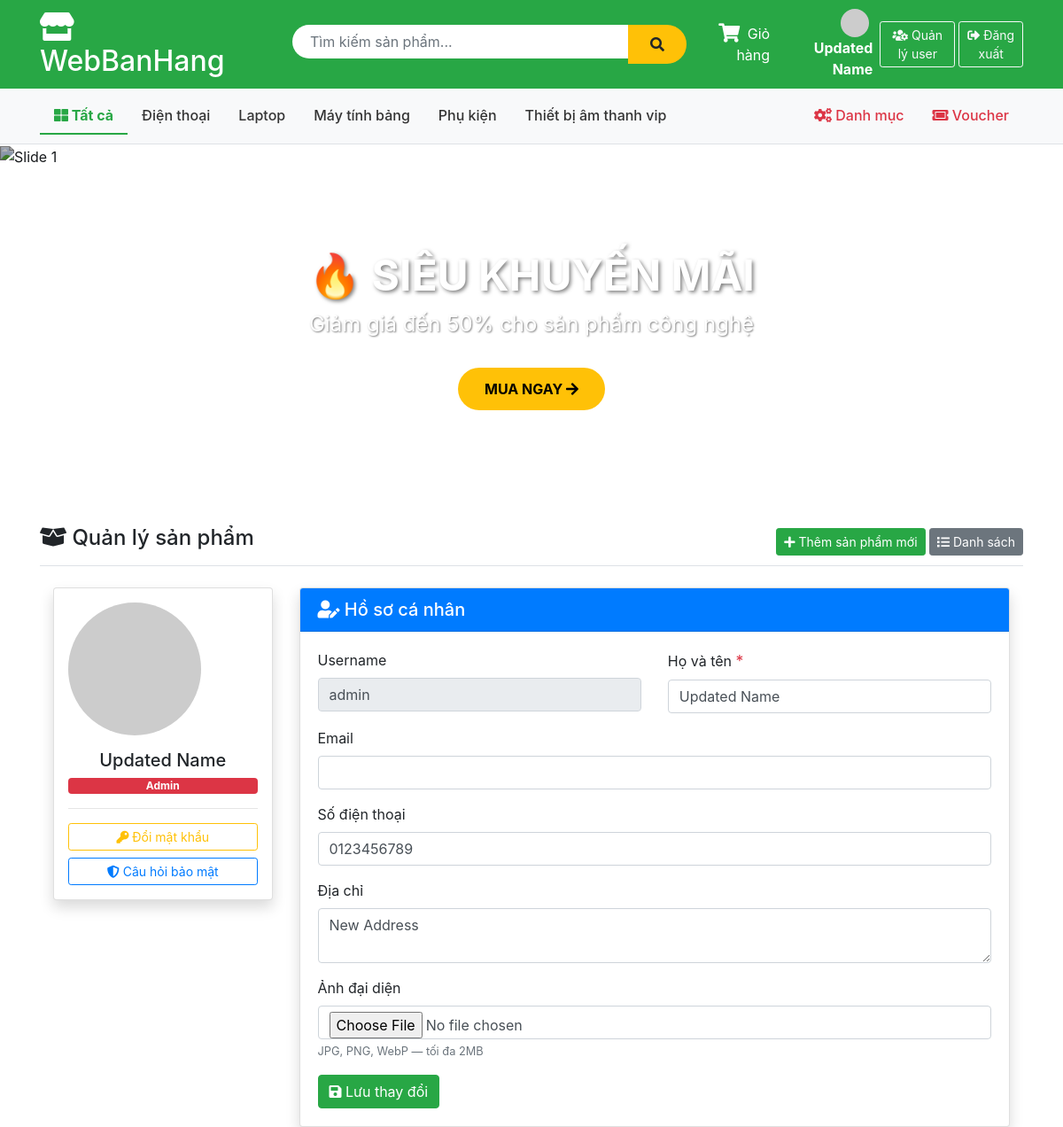
The page /Account/profile (signed in) on the database its author committed.
### tables this page shows
CREATE TABLE IF NOT EXISTS `category` (
  `id` int NOT NULL AUTO_INCREMENT,
  `name` varchar(100) NOT NULL,
  `description` text,
  PRIMARY KEY (`id`)
);

CREATE TABLE IF NOT EXISTS `account` (
  `id` int NOT NULL AUTO_INCREMENT,
  `username` varchar(255) NOT NULL,
  `fullname` varchar(255) NOT NULL,
  `email` varchar(255) DEFAULT NULL,
  `password` varchar(255) NOT NULL,
  `role` enum('admin','user') DEFAULT 'user',
  `avatar` varchar(255) DEFAULT NULL,
  `phone` varchar(20) DEFAULT NULL,
  `address` text,
  `is_locked` tinyint DEFAULT '0',
  `remember_token` varchar(255) DEFAULT NULL,
  `token_expire` datetime DEFAULT NULL,
  `reset_token` varchar(255) DEFAULT NULL,
  `reset_expire` datetime DEFAULT NULL,
  `security_question` varchar(255) DEFAULT NULL,
  `security_answer` varchar(255) DEFAULT NULL,
  PRIMARY KEY (`id`),
  UNIQUE KEY `username` (`username`),
  UNIQUE KEY `email` (`email`)
);

### app/controllers/AccountController.php (called while the page is built, shortened)
<?php
require_once('app/config/database.php');
require_once('app/models/AccountModel.php');
require_once('app/helpers/SessionHelper.php');
class AccountController {
    private $accountModel;
    public function __construct() {
        $this->db           = (new Database())->getConnection();
        $this->accountModel = new AccountModel($this->db);
    }
    public function profile() {
        $account = $this->accountModel->getAccountById($_SESSION['user_id']);
        include 'app/views/account/profile.php';
    }
}
?>

### index.php (called while the page is built, shortened)
<?php
require_once 'app/helpers/SessionHelper.php';
require_once 'app/config/database.php';
$url = $_GET['url'] ?? '';
$url = rtrim($url, '/');
$url = filter_var($url, FILTER_SANITIZE_URL);
$url = explode('/', $url);
$action = isset($url[1]) && $url[1] != '' ? $url[1] : 'index';
$controller = new $controllerName();
call_user_func_array([$controller, $action], array_slice($url, 2));
?>

### app/helpers/SessionHelper.php (called while the page is built, shortened)
<?php
class SessionHelper {
    public static function isLoggedIn() {
        return isset($_SESSION['username']);
    }
    public static function isAdmin() {
        return isset($_SESSION['username']) &&
               isset($_SESSION['role']) &&
               $_SESSION['role'] === 'admin';
    }
}
?>

### app/config/database.php (called while the page is built, shortened)
<?php
class Database {
    private $host = "localhost";
    private $db_name = "my_store";
    private $username = "root";
    private $password = "";
    public function getConnection() {
        $this->conn = null;
        try {
            $this->conn = new PDO(
                "mysql:host=" . $this->host . ";dbname=" . $this->db_name,
                $this->username,
                $this->password
            );
            $this->conn->exec("set names utf8");
        } catch(PDOException $exception) {
            echo "Connection error: " . $exception->getMessage();
        }
        return $this->conn;
    }
}
?>

### app/models/AccountModel.php (called while the page is built, shortened)
<?php
class AccountModel {
    private $conn;
    private $table_name = "account";
    public function __construct($db) {
        $this->conn = $db;
    }
    public function getAccountById($id) {
        $query = "SELECT * FROM " . $this->table_name . " WHERE id = :id LIMIT 1";
        $stmt  = $this->conn->prepare($query);
        $stmt->bindParam(":id", $id, PDO::PARAM_INT);
        $stmt->execute();
        return $stmt->fetch(PDO::FETCH_OBJ);
    }
}
?>

### app/views/account/profile.php (the view, shortened to what this page needs)
<?php include 'app/views/shares/header.php'; ?>
<div class="container mt-4">
    <div class="row">
        <div class="col-md-3 text-center mb-4">
            <div class="card shadow p-3">
                <?php
                $avatarSrc = !empty($account->avatar)
                    ? '/public/' . $account->avatar
                    : 'https://ui-avatars.com/api/?name=' . urlencode($account->fullname) . '&size=150&background=28a745&color=fff';
                ?>
                <img src="<?= $avatarSrc ?>" class="rounded-circle mb-3"
                     style="width:150px;height:150px;object-fit:cover;">
                <h5><?= htmlspecialchars($account->fullname) ?></h5>
                <span class="badge <?= $account->role == 'admin' ? 'badge-danger' : 'badge-info' ?>">
                    <?= ucfirst($account->role) ?>
                </span>
                <hr>
                <a href="/Account/changePassword" class="btn btn-outline-warning btn-sm btn-block w-100">
                    <i class="fas fa-key"></i> Đổi mật khẩu
                </a>
                <a href="/Account/setupSecurity" class="btn btn-outline-primary btn-sm btn-block w-100 mt-2">
                    <i class="fas fa-shield-alt"></i> Câu hỏi bảo mật
                </a>
            </div>
        </div>
        <div class="col-md-9">
            <div class="card shadow">
                <div class="card-header bg-primary text-white">
                    <h5 class="mb-0"><i class="fas fa-user-edit"></i> Hồ sơ cá nhân</h5>
                </div>
                <div class="card-body">
                    <form method="POST" action="/Account/updateProfile" enctype="multipart/form-data">
                        <div class="row">
                            <div class="col-md-6 mb-3">
                                <label>Username</label>
                                <input type="text" class="form-control" value="<?= htmlspecialchars($account->username) ?>" disabled>
                            </div>
                            <div class="col-md-6 mb-3">
                                <label>Họ và tên <span class="text-danger">*</span></label>
                                <input type="text" name="fullname" class="form-control"
                                       value="<?= htmlspecialchars($account->fullname) ?>" required>
                            </div>
                        </div>
                        <div class="mb-3">
                            <label>Email</label>
                            <input type="email" name="email" class="form-control"
                                value="<?= htmlspecialchars($account->email ?? '') ?>">
                        </div>
                        <div class="mb-3">
                            <label>Số điện thoại</label>
                            <input type="text" name="phone" class="form-control"
                                   value="<?= htmlspecialchars($account->phone ?? '') ?>">
                        </div>
                        <div class="mb-3">
                            <label>Địa chỉ</label>
                            <textarea name="address" class="form-control" rows="2"><?= htmlspecialchars($account->address ?? '') ?></textarea>
                        </div>
                        <div class="mb-3">
                            <label>Ảnh đại diện</label>
                            <input type="file" name="avatar" class="form-control" accept="image/*">
                            <small class="text-muted">JPG, PNG, WebP — tối đa 2MB</small>
                        </div>
                        <button type="submit" class="btn btn-success">
                            <i class="fas fa-save"></i> Lưu thay đổi
                        </button>
                    </form>
                </div>
            </div>
        </div>
    </div>
</div>
<?php include 'app/views/shares/footer.php'; ?>

### app/views/shares/header.php (shortened to what this page needs)
<?php
require_once 'app/helpers/SessionHelper.php';
?>
<!DOCTYPE html>
<html lang="vi">
<head>
    <link href="https://stackpath.bootstrapcdn.com/bootstrap/4.5.2/css/bootstrap.min.css" rel="stylesheet">
    <link rel="stylesheet" href="https://cdnjs.cloudflare.com/ajax/libs/font-awesome/5.15.4/css/all.min.css">
</head>
<body>
    <div class="header-top">
        <div class="container">
            <div class="row align-items-center">
                <div class="col-md-3">
                    <h2 class="text-white mb-0">
                        <a href="/Product" style="color: white; text-decoration: none;">
                            <i class="fas fa-store"></i> WebBanHang
                        </a>
                    </h2>
                </div>
                <div class="col-md-5">
                    <form action="/Product/search" method="GET" class="search-box d-flex">
                        <input type="text" name="keyword" class="form-control"
                               placeholder="Tìm kiếm sản phẩm..."
                               value="<?php echo htmlspecialchars($_GET['keyword'] ?? ''); ?>">
                        <button type="submit" class="btn btn-warning">
                            <i class="fas fa-search"></i>
                        </button>
                    </form>
                </div>
                <div class="col-md-4 text-white text-right d-flex align-items-center justify-content-end">
                    <a href="/Product/cart" class="text-white mr-3 position-relative" style="text-decoration: none;">
                        <span class="cart-icon-wrapper">
                            <i class="fas fa-shopping-cart fa-lg"></i>
                        </span>
                        <span class="ml-1 d-none d-md-inline">Giỏ hàng</span>
                    </a>
                    <?php if (SessionHelper::isLoggedIn()): ?>
                        <a href="/Account/profile" class="text-white mr-2" style="text-decoration:none;">
                            <?php
                            $avatarSrc = !empty($_SESSION['avatar'])
                                ? '/public/' . $_SESSION['avatar']
                                : 'https://ui-avatars.com/api/?name=' . urlencode($_SESSION['fullname'] ?? 'U') . '&size=32&background=fff&color=28a745';
                            ?>
                            <img src="<?= $avatarSrc ?>" class="rounded-circle mr-1" style="width:32px;height:32px;object-fit:cover;">
                            <strong><?= htmlspecialchars($_SESSION['fullname'] ?? $_SESSION['username']) ?></strong>
                        </a>
                        <?php if (SessionHelper::isAdmin()): ?>
                            <a href="/Account/manageUsers" class="btn btn-outline-light btn-sm mr-1">
                                <i class="fas fa-users-cog"></i> Quản lý user
                            </a>
                        <?php endif; ?>
                        <a href="/Account/logout" class="btn btn-outline-light btn-sm">
                            <i class="fas fa-sign-out-alt"></i> Đăng xuất
                        </a>
                    <?php endif; ?>
                </div>
            </div>
        </div>
    </div>
    <div class="category-nav">
        <div class="container">
            <ul class="nav">
                <li class="nav-item">
                    <a class="nav-link <?php echo (!isset($_GET['category'])) ? 'active' : ''; ?>"
                       href="/Product">
                        <i class="fas fa-th-large"></i> Tất cả
                    </a>
                </li>
                <?php
                $db = (new Database())->getConnection();
                $stmt = $db->query("SELECT * FROM category ORDER BY name ASC");
                $cats = $stmt->fetchAll(PDO::FETCH_OBJ);
                foreach ($cats as $cat):
                    $isActive = (isset($_GET['category']) && $_GET['category'] == $cat->id) ? 'active' : '';
                ?>
                <li class="nav-item">
                    <a class="nav-link <?php echo $isActive; ?>"
                       href="/Product?category=<?php echo $cat->id; ?>">
                        <?php echo htmlspecialchars($cat->name); ?>
                    </a>
                </li>
                <?php endforeach; ?>
                <?php if (SessionHelper::isAdmin()): ?>
                <li class="nav-item ml-auto">
                    <a class="nav-link admin-link" href="/Category/list">
                        <i class="fas fa-cogs"></i> Danh mục
                    </a>
                </li>
                <li class="nav-item">
                    <a class="nav-link admin-link" href="/Voucher">
                        <i class="fas fa-ticket-alt"></i> Voucher
                    </a>
                </li>
                <?php endif; ?>
            </ul>
        </div>
    </div>
    <div class="banner-slider">
        <div id="mainSlider" class="carousel slide" data-ride="carousel" data-interval="4000">
            <ol class="carousel-indicators">
                <li data-target="#mainSlider" data-slide-to="0" class="active"></li>
                <li data-target="#mainSlider" data-slide-to="1"></li>
                <li data-target="#mainSlider" data-slide-to="2"></li>
            </ol>
            <div class="carousel-inner">
                <div class="carousel-item active">
                    <img src="https://images.unsplash.com/photo-1607082348824-0a96f2a4b9da?w=1200" alt="Slide 1">
                    <div class="carousel-caption">
                        <h3>🔥 SIÊU KHUYẾN MÃI</h3>
                        <p>Giảm giá đến 50% cho sản phẩm công nghệ</p>
                        <a href="/Product" class="btn-shop-now">MUA NGAY <i class="fas fa-arrow-right"></i></a>
                    </div>
                </div>
            </div>
            <a class="carousel-control-prev" href="#mainSlider" role="button" data-slide="prev">
                <span class="carousel-control-prev-icon"></span>
            </a>
            <a class="carousel-control-next" href="#mainSlider" role="button" data-slide="next">
                <span class="carousel-control-next-icon"></span>
            </a>
        </div>
    </div>
    <div class="container mt-4">
        <div class="d-flex justify-content-between align-items-center mb-3 border-bottom pb-2">
            <h4><i class="fas fa-box-open"></i> Quản lý sản phẩm</h4>
            <?php if (SessionHelper::isAdmin()): ?>
            <div>
                <a href="/Product/add" class="btn btn-success btn-sm">
                    <i class="fas fa-plus"></i> Thêm sản phẩm mới
                </a>
                <a href="/Product" class="btn btn-secondary btn-sm">
                    <i class="fas fa-list"></i> Danh sách
                </a>
            </div>
            <?php endif; ?>
        </div>

### app/views/shares/header.php (style rules this page uses)
.text-danger { font-size: 1.1rem; }
.header-top { background: #28a745; padding: 10px 0; }
.search-box { max-width: 600px; margin: 0 auto; }
.search-box input { border-radius: 25px 0 0 25px; border: none; padding: 10px 20px; }
.search-box button { border-radius: 0 25px 25px 0; background: #ffc107; border: none; padding: 10px 25px; }
.category-nav { background: #f8f9fa; padding: 10px 0; border-bottom: 1px solid #dee2e6; }
.category-nav .nav-link { color: #333; font-weight: 500; }
.category-nav .nav-link.active { color: #28a745; font-weight: bold; border-bottom: 2px solid #28a745; }
.admin-link { color: #dc3545 !important; font-weight: bold; }
.cart-icon-wrapper { position: relative; display: inline-block; }
.banner-slider { position: relative; margin-bottom: 30px; }
.banner-slider .carousel-item { height: 400px; }
.banner-slider .carousel-item img { height: 100%; object-fit: cover; filter: brightness(0.7); }
.banner-slider .carousel-caption { bottom: 20%; }
.banner-slider .carousel-caption h3 { font-size: 3rem; font-weight: bold; text-shadow: 2px 2px 4px rgba(0,0,0,0.5); }
.banner-slider .carousel-caption p { font-size: 1.5rem; text-shadow: 1px 1px 2px rgba(0,0,0,0.5); }
.btn-shop-now { background: #ffc107; color: #000; padding: 12px 30px; border-radius: 25px; font-weight: bold; text-decoration: none; display: inline-block; margin-top: 15px; transition: all 0.3s; }

### rows shown on the page
category: name "Điện thoại"
category: name "Laptop"
category: name "Máy tính bảng"
category: name "Phụ kiện"
category: name "Thiết bị âm thanh vip"
account: fullname "Updated Name", role "Admin", username "admin", phone "0123456789", address "New Address"

### other values the page prints
$_SESSION['fullname'] "Updated Name"
